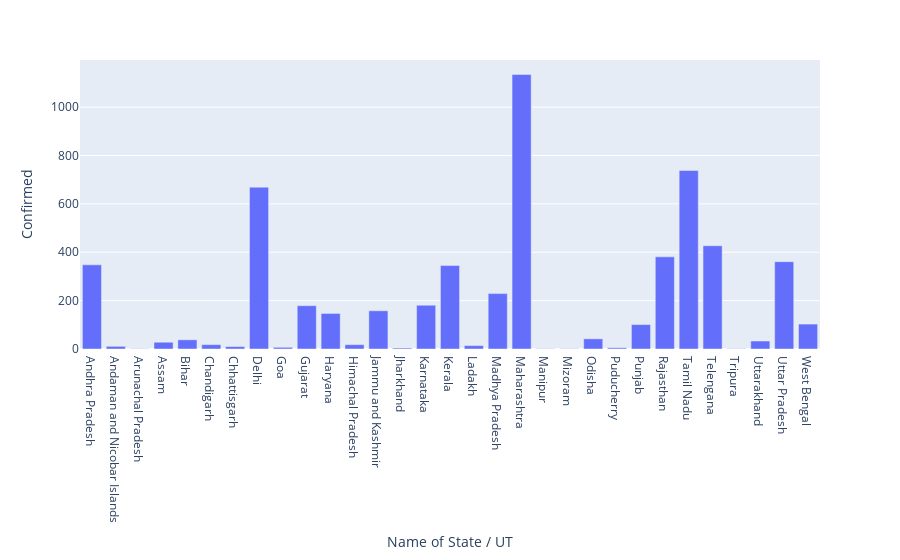

The code cell stored with this chart in its notebook:
### Code cell
px.bar(df,x='Name of State / UT',y='Confirmed')

### Figure 1 — Plotly figure (JSON) as saved in the notebook; plotly's stock layout.template omitted (floating-point values rounded to 4 significant figures)
{"data": [{"alignmentgroup": "True", "hovertemplate": "Name of State / UT=%{x}<br>Confirmed=%{y}<extra></extra>", "legendgroup": "", "marker": {"color": "#636efa"}, "name": "", "offsetgroup": "", "orientation": "v", "showlegend": false, "textposition": "auto", "type": "bar", "x": ["Andhra Pradesh", "Andaman and Nicobar Islands", "Arunachal Pradesh", "Assam", "Bihar", "Chandigarh", "Chhattisgarh", "Delhi", "Goa", "Gujarat", "Haryana", "Himachal Pradesh", "Jammu and Kashmir", "Jharkhand", "Karnataka", "Kerala", "Ladakh", "Madhya Pradesh", "Maharashtra", "Manipur", "Mizoram", "Odisha", "Puducherry", "Punjab", "Rajasthan", "Tamil Nadu", "Telengana", "Tripura", "Uttarakhand", "Uttar Pradesh", "West Bengal"], "xaxis": "x", "y": [348, 11, 1, 28, 38, 18, 10, 669, 7, 179, 147, 18, 158, 4, 181, 345, 14, 229, 1135, 1, 1, 42, 5, 101, 381, 738, 427, 1, 33, 361, 103], "yaxis": "y"}], "layout": {"barmode": "relative", "legend": {"tracegroupgap": 0}, "margin": {"t": 60}, "xaxis": {"anchor": "y", "domain": [0, 1], "title": {"text": "Name of State / UT"}}, "yaxis": {"anchor": "x", "domain": [0, 1], "title": {"text": "Confirmed"}}}}
